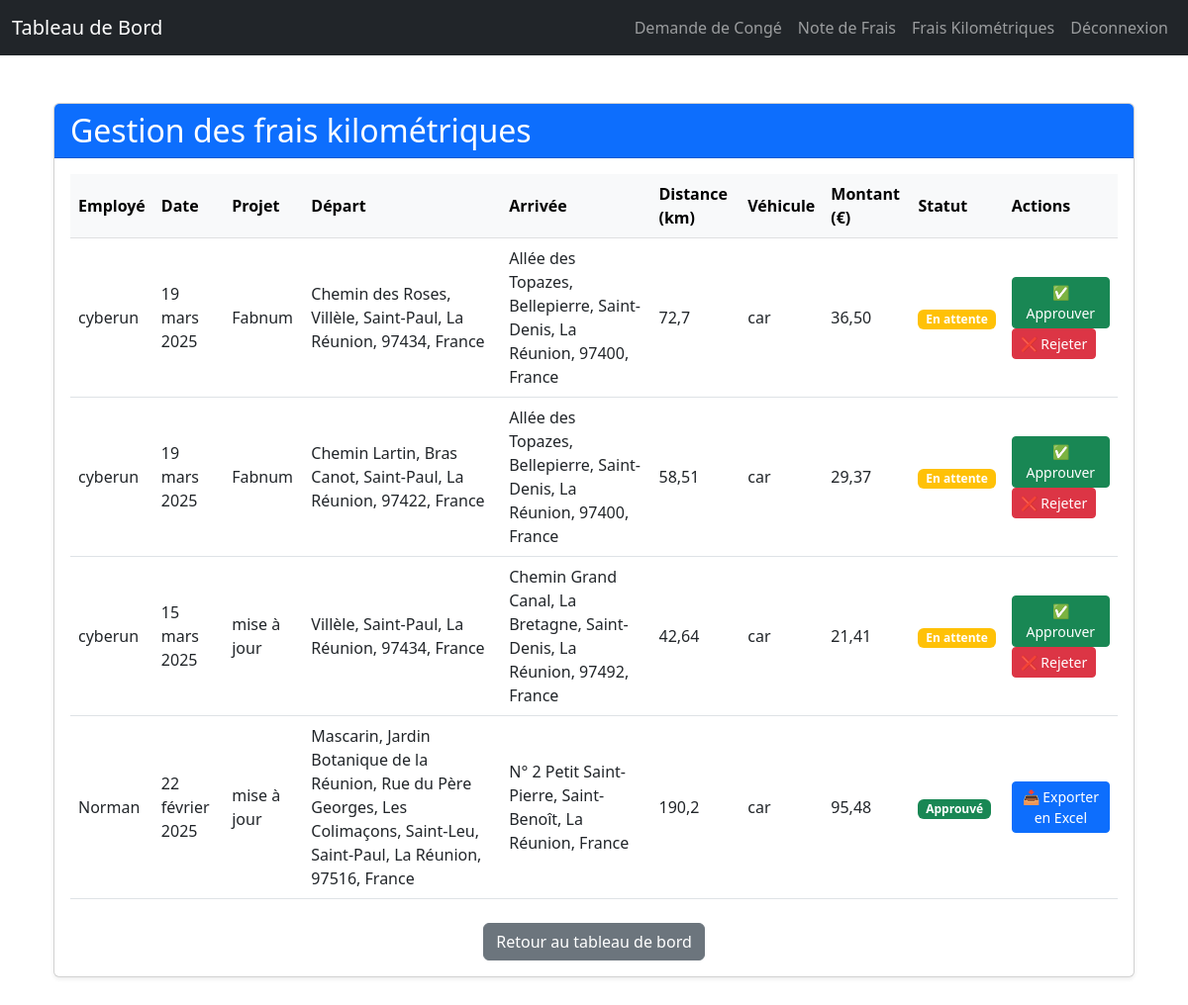
Before: /manage-kilometric-expenses/ (signed in) with the older database file.
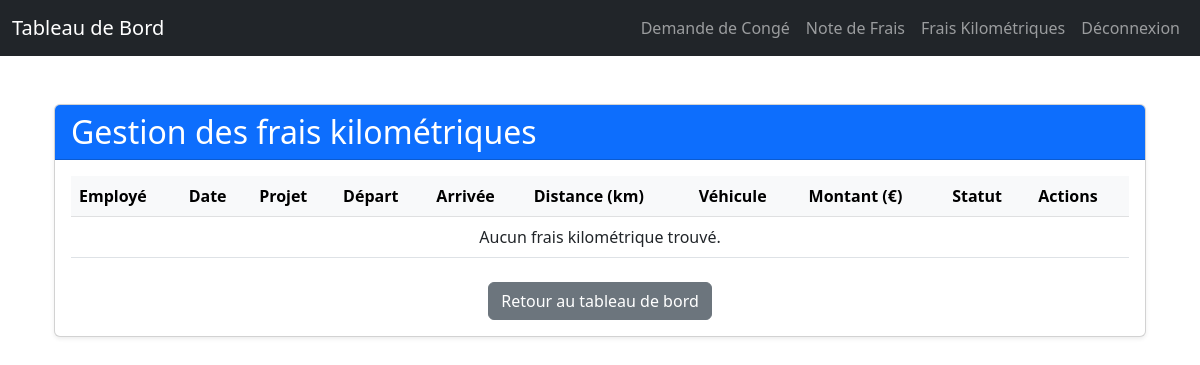
After: the same page with the newer database file.
### rh_management/models.py (models this page shows, shortened)
class KilometricExpense(models.Model):
    user = models.ForeignKey(User, on_delete=models.CASCADE)
    date = models.DateField()
    vehicle_type = models.CharField(max_length=20, choices=VEHICLE_TYPES)
    fiscal_power = models.IntegerField()
    departure = models.CharField(max_length=255)
    departure_lat = models.FloatField(blank=True, null=True)
    departure_lng = models.FloatField(blank=True, null=True)
    arrival = models.CharField(max_length=255)
    arrival_lat = models.FloatField(blank=True, null=True)
    arrival_lng = models.FloatField(blank=True, null=True)
    distance = models.FloatField(blank=True, null=True)
    project = models.CharField(max_length=255, blank=True, null=True)
    amount = models.DecimalField(max_digits=10, decimal_places=2)
    status = models.CharField(max_length=10, choices=STATUS_CHOICES, default='pending')
    description = models.CharField(max_length=255, blank=True)
    notification_emails = models.TextField(blank=True, null=True)

### rh_management/views.py (the view)
# urls.py: path("manage-kilometric-expenses/", manage_kilometric_expenses, name="manage_kilometric_expenses"),  # Manage kilometric expenses
@login_required
@user_passes_test(is_admin_or_hr)
def manage_kilometric_expenses(request):
    expenses = KilometricExpense.objects.all().order_by("-date")
    return render(request, "rh_management/manage_kilometric_expenses.html", {"expenses": expenses})

### rh_management/views.py (called while the page is built)
def is_admin_or_hr(user):
    return user.is_staff or user.groups.filter(name="HR").exists()

### templates/rh_management/manage_kilometric_expenses.html
{% extends 'base.html' %}
{% block content %}
<div class="container mt-5">
    <div class="card shadow-sm">
        <div class="card-header bg-primary text-white">
            <h2 class="mb-0">Gestion des frais kilométriques</h2>
        </div>
        <div class="card-body">
            <table class="table table-hover">
                <thead class="table-light">
                    <tr>
                        <th>Employé</th>
                        <th>Date</th>
                        <th>Projet</th>
                        <th>Départ</th>
                        <th>Arrivée</th>
                        <th>Distance (km)</th>
                        <th>Véhicule</th>
                        <th>Montant (€)</th>
                        <th>Statut</th>
                        <th>Actions</th>
                    </tr>
                </thead>
                <tbody>
                    {% for expense in expenses %}
                    <tr>
                        <td>{{ expense.user.username }}</td>
                        <td>{{ expense.date }}</td>
                        <td>{{ expense.project }}</td>
                        <td>{{ expense.departure }}</td>
                        <td>{{ expense.arrival }}</td>
                        <td>{{ expense.distance }}</td>
                        <td>{{ expense.vehicle_type }}</td>
                        <td>{{ expense.amount }}</td>
                        <td>
                            <span class="badge bg-{% if expense.status == 'approved' %}success{% elif expense.status == 'rejected' %}danger{% else %}warning{% endif %}">
                                {{ expense.get_status_display }}
                            </span>
                        </td>
                        <td>
                            {% if expense.status == "pending" %}
                                <a href="{% url 'approve_kilometric_expense' expense.id %}" class="btn btn-success btn-sm">✅ Approuver</a>
                                <a href="{% url 'reject_kilometric_expense' expense.id %}" class="btn btn-danger btn-sm">❌ Rejeter</a>
                            {% endif %}
                            {% if expense.status == "approved" %}
                            <a href="{% url 'export_expenses_excel' %}" class="btn btn-primary btn-sm">
                                📥 Exporter en Excel
                            </a>
                            {% endif %}
                        </td>
                    </tr>
                    {% empty %}
                    <tr>
                        <td colspan="10" class="text-center">Aucun frais kilométrique trouvé.</td>
                    </tr>
                    {% endfor %}
                </tbody>
            </table>
            <div class="text-center mt-4">
                <a href="{% url 'dashboard' %}" class="btn btn-secondary">Retour au tableau de bord</a>
            </div>
        </div>
    </div>
</div>
{% endblock %}

Changed rows visible on the page:
removed KilometricExpense: user.username "cyberun", date "19 mars 2025", project "Fabnum", departure "Chemin des Roses, Villèle, Saint-Paul, La Réunion, 97434, France", arrival "Allée des Topazes, Bellepierre, Saint-Denis, La Réunion, 97400, France", distance "72,7", vehicle_type "car", amount "36,50", status "En attente", shows "✅ Approuver"
removed KilometricExpense: user.username "cyberun", date "19 mars 2025", project "Fabnum", departure "Chemin Lartin, Bras Canot, Saint-Paul, La Réunion, 97422, France", arrival "Allée des Topazes, Bellepierre, Saint-Denis, La Réunion, 97400, France", distance "58,51", vehicle_type "car", amount "29,37", status "En attente", shows "✅ Approuver"
removed KilometricExpense: user.username "cyberun", date "15 mars 2025", project "mise à jour", departure "Villèle, Saint-Paul, La Réunion, 97434, France", arrival "Chemin Grand Canal, La Bretagne, Saint-Denis, La Réunion, 97492, France", distance "42,64", vehicle_type "car", amount "21,41", status "En attente", shows "✅ Approuver"
removed KilometricExpense: user.username "Norman", date "22 février 2025", project "mise à jour", departure "Mascarin, Jardin Botanique de la Réunion, Rue du Père Georges, Les Colimaçons, Saint-Leu, Saint-Paul, La Réunion, 97516, France", arrival "N° 2 Petit Saint-Pierre, Saint-Benoît, La Réunion, France", distance "190,2", vehicle_type "car", amount "95,48", status "Approuvé", shows "📥 Exporter en Excel"
Other visible differences:
text now shown: "Aucun frais kilométrique trouvé."
